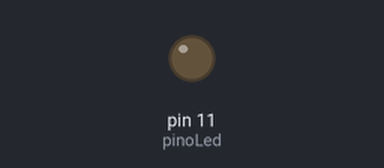
Simulated run of this sketch. Board: Arduino Uno, built with avr-gcc and run on an emulated ATmega328P. Shown: output pins drawn as LEDs (lit = HIGH).

Above: at 0.05 s.
At 2.45 s:
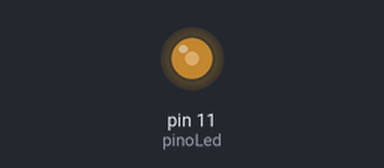
At 4.65 s:
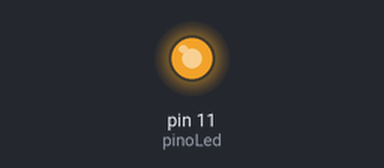
At 9.3 s:
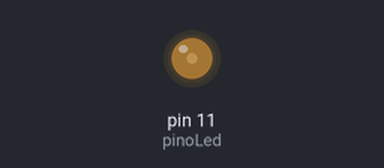
Timing chart, 0 to 13.3 s (numbered marks = the images above):
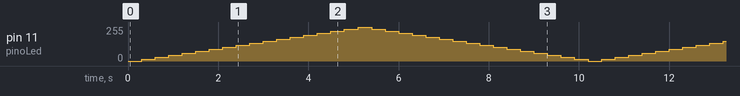

The sketch:

3_brilho_oscilante.ino
```cpp
//Projeto 3 - Brilho do LED

//Configura a saída 11 como pino do LED
int pinoLed = 11;

void setup() {
  pinMode(pinoLed, OUTPUT);
}

void loop() {
  acendeBrilho(15);
  apagaBrilho(15);
}

void acendeBrilho(int incremento) {
  for (byte value=0; value<255; value+=incremento) {
    //controla o brilho do LED
    analogWrite(pinoLed, value);
    delay(300);
  }
}

void apagaBrilho(int decremento) {
  for (byte value=255; value>0; value-=decremento) {
    //controla o brilho do LED
    analogWrite(pinoLed, value);
    delay(300);
  }
}
```
